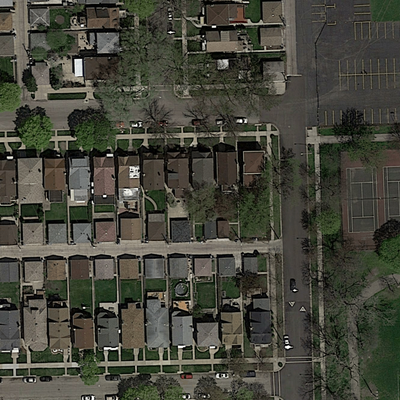
#> input picture data/original/images/satImage_005.png, 400 x 400 px
$ python -i augmentation.py   (imports and definitions only)
#> lines starting #> are read from the running program, lines starting #| are printed output that depends on the picture
import numpy as np
import matplotlib.pyplot as plt
import os
import cv2


# [129 lines left out: functions random_crop, rescale, crop_and_rescale, rotate_and_rescale, not called in this run]


def apply_gaussian_blur(img):
    """ Applying a gaussian blur to an image with a random kernel standard deviation

    Parameters
    ----------
    img: ndarray
        Satellite image

    Returns
    -------
    img: ndarray
        Rotated and rescaled version of input image
    """

    # Get random gaussian kernel standard deviation between 0 and 3
    std = np.random.uniform(0, 3)

    # Apply gaussian blur
    img = cv2.GaussianBlur(img, (15, 15), std)

    return img


def apply_color_filter(img):
    """ Applying a color filter either making colors warmer or colder.

    Parameters
    ----------
    img: ndarray
        Satellite image

    Returns
    -------
    img: ndarray
        Color filtered image
    """
    # Get random number to determine which filter to apply
    rand = np.random.randint(1, 3)

    if rand == 1:
        # Make colors warmer
        img_color = cv2.cvtColor(img, cv2.COLOR_RGB2BGR)
    else:
        # Make colors colder
        img_color = cv2.cvtColor(img, cv2.COLOR_RGB2XYZ)

    return img_color


def filter_color_and_blur(img):
    """ Applying a random blur and color filter.

    Parameters
    ----------
    img: ndarray
        Satellite image

    Returns
    -------
    img: ndarray
        Color filtered and gaussian blurred image
    """
    img = apply_gaussian_blur(img)
    img = apply_color_filter(img)

    return img


# [120 lines left out: functions augment, augment_dir, not called in this run]

# [8 lines not run here, left out]

>>> import cv2
>>> picture = cv2.cvtColor(cv2.imread('data/original/images/satImage_005.png'), cv2.COLOR_BGR2RGB)
>>> result = filter_color_and_blur(picture)
#> in apply_gaussian_blur, `img = cv2.GaussianBlur(img, (15, 15), std)`:
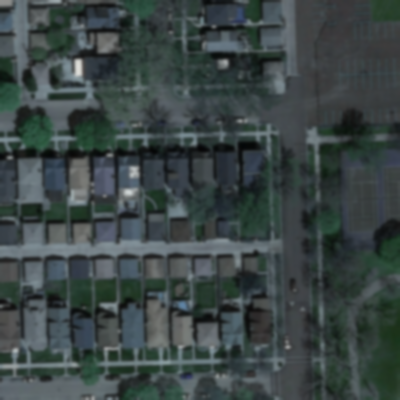
#> img: shape (400, 400, 3); mean of channels 0, 1, 2 69.9, 70.2, 59.5; drawn as B, G, R
#> in apply_color_filter, `img_color = cv2.cvtColor(img, cv2.COLOR_RGB2XYZ)`: img_color: shape (400, 400, 3); mean of channels 0, 1, 2 64.7, 69.3, 66.2

$ run again, on data/original/images/satImage_019.png
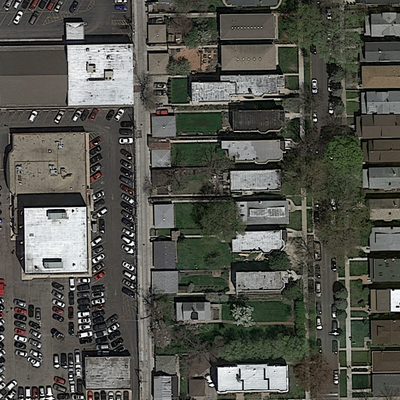
#> input picture data/original/images/satImage_019.png, 400 x 400 px
#> in apply_gaussian_blur, `img = cv2.GaussianBlur(img, (15, 15), std)`:
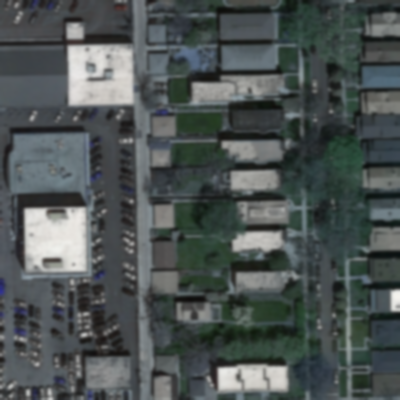
#> img: shape (400, 400, 3); mean of channels 0, 1, 2 83.9, 84.4, 77.3; drawn as B, G, R
#> img_color: shape (400, 400, 3); mean of channels 0, 1, 2 78.7, 83.8, 85.1

$ run again, on data/original/images/satImage_048.png
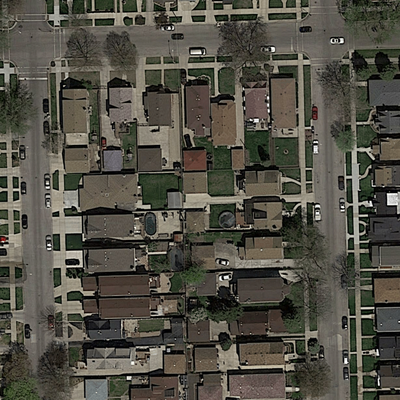
#> input picture data/original/images/satImage_048.png, 400 x 400 px
#> in apply_gaussian_blur, `img = cv2.GaussianBlur(img, (15, 15), std)`:
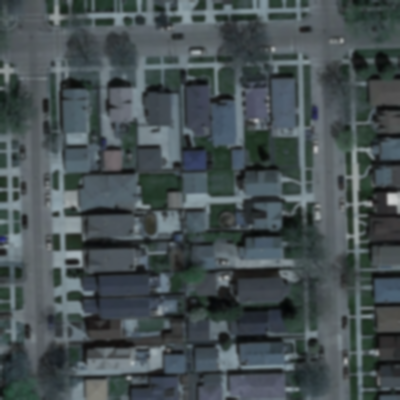
#> img: shape (400, 400, 3); mean of channels 0, 1, 2 82.4, 79.8, 69.8; drawn as B, G, R
#> img_color: shape (400, 400, 3); mean of channels 0, 1, 2 75.1, 79.6, 77.4

$ run again, on data/original/images/satImage_049.png
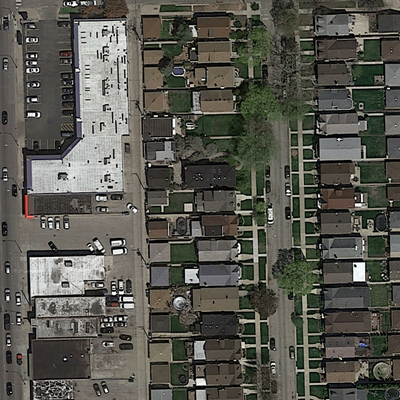
#> input picture data/original/images/satImage_049.png, 400 x 400 px
#> in apply_gaussian_blur, `img = cv2.GaussianBlur(img, (15, 15), std)`:
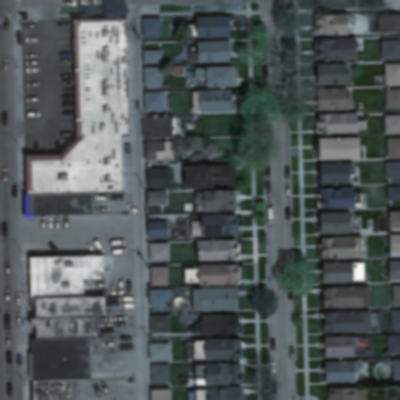
#> img: shape (400, 400, 3); mean of channels 0, 1, 2 87.8, 87.1, 79.3; drawn as B, G, R
#> img_color: shape (400, 400, 3); mean of channels 0, 1, 2 81.7, 86.7, 87.5
